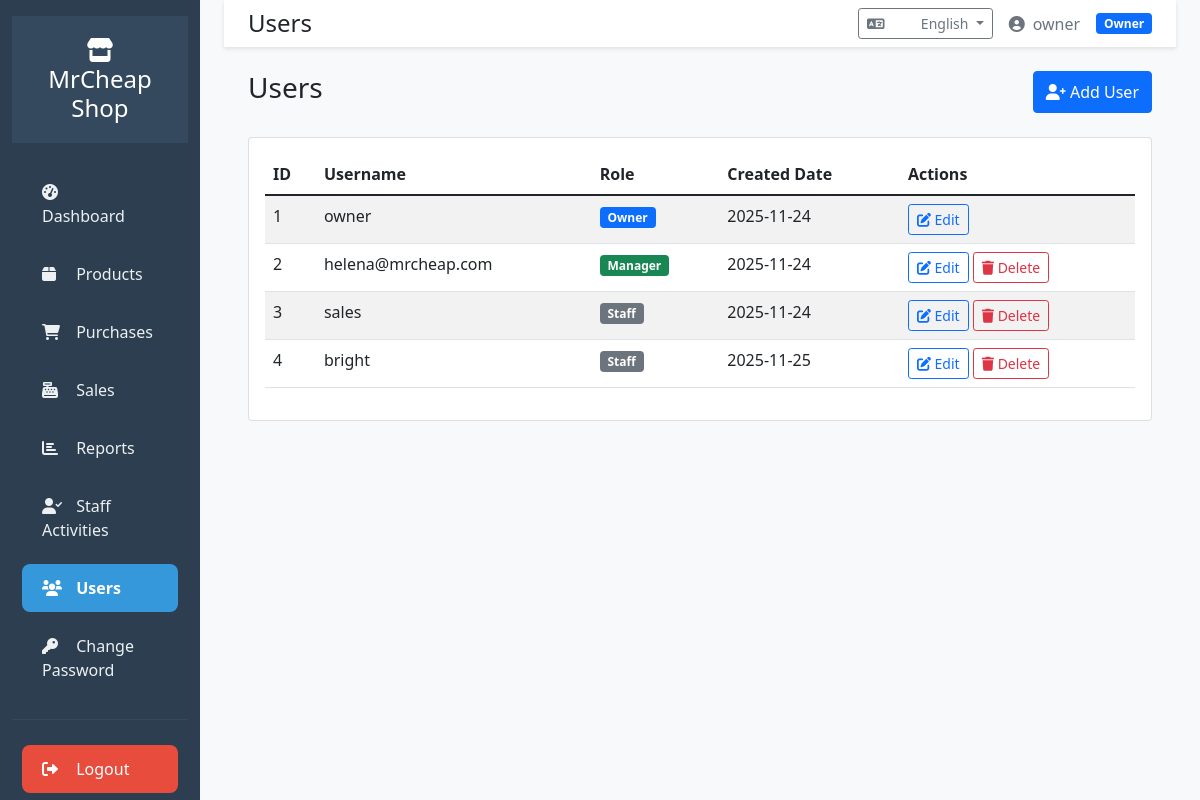
Page /users (signed in) on the earlier database version.
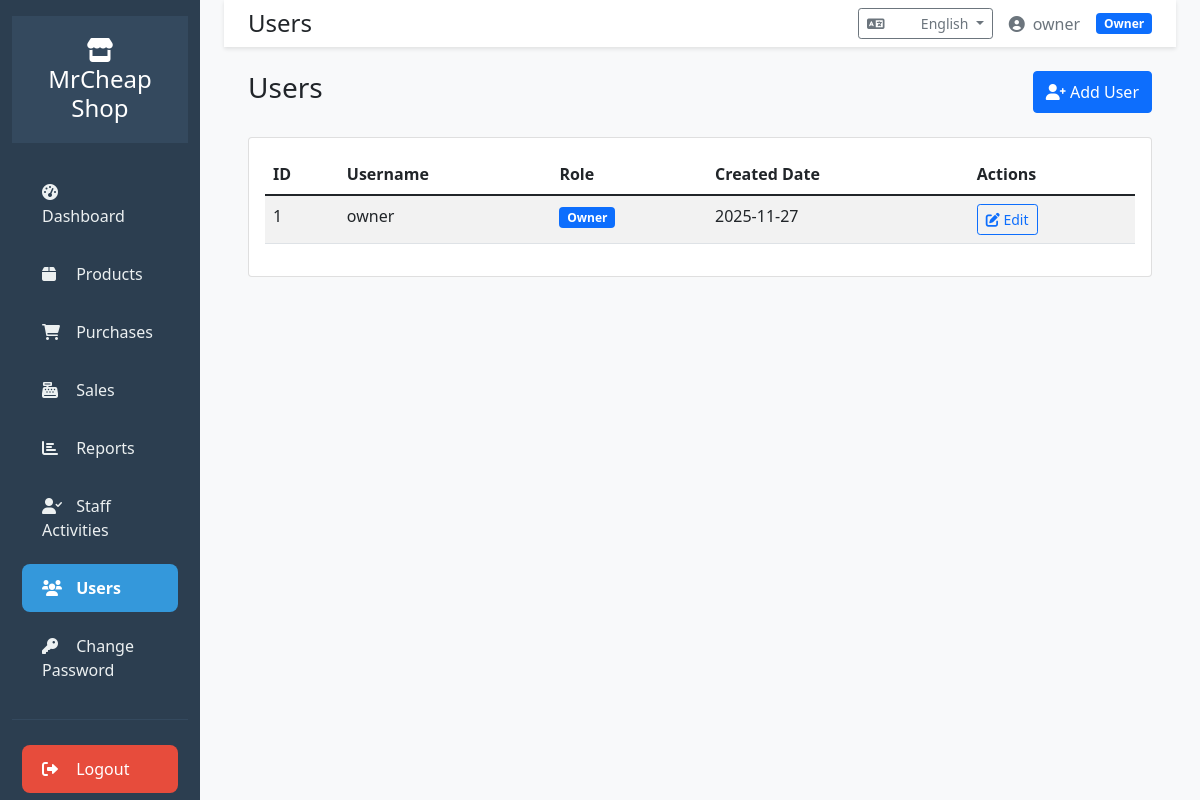
Same page on the later database version.
### app.py (models this page shows)
class User(UserMixin, db.Model):
    id = db.Column(db.Integer, primary_key=True)
    username = db.Column(db.String(80), unique=True, nullable=False)
    password_hash = db.Column(db.String(120), nullable=False)
    role = db.Column(db.String(20), nullable=False)  # owner, manager, staff
    created_at = db.Column(db.DateTime, default=datetime.utcnow)

### app.py (the view)
@app.route('/users')
@login_required
@owner_required
def users():
    all_users = User.query.all()
    return render_template('users.html', users=all_users)

### app.py (called while the page is built)
@login_manager.user_loader
def load_user(user_id):
    return User.query.get(int(user_id))

@app.before_request
def before_request():
    if 'language' not in session:
        session['language'] = 'en'
    g.language = session['language']
    g.languages = LANGUAGES

def get_text(key):
    return LANGUAGES.get(g.language, {}).get(key, key)

def owner_required(f):
    @wraps(f)
    def decorated_function(*args, **kwargs):
        if current_user.role != 'owner':
            flash(get_text('access_denied') + ' ' + get_text('owner_required'))
            return redirect(url_for('dashboard'))
        return f(*args, **kwargs)
    return decorated_function

@app.context_processor
def utility_processor():
    return dict(format_currency=format_currency, get_text=get_text, current_language=g.language)

### templates/users.html (shortened to what this page needs)
{% extends "base.html" %}
{% block page_title %}{{ get_text('users') }}{% endblock %}
{% block content %}
<div class="d-flex justify-content-between mb-4">
    <h3>{{ get_text('users') }}</h3>
    <button class="btn btn-primary" data-bs-toggle="modal" data-bs-target="#addUserModal">
        <i class="fas fa-user-plus"></i> {{ get_text('add_user') }}
    </button>
</div>
<div class="card">
    <div class="card-body">
        <div class="table-responsive">
            <table class="table table-striped">
                <thead>
                    <tr>
                        <th>ID</th>
                        <th>{{ get_text('username') }}</th>
                        <th>{{ get_text('role') }}</th>
                        <th>{{ get_text('created_date') }}</th>
                        <th>{{ get_text('actions') }}</th>
                    </tr>
                </thead>
                <tbody>
                    {% for user in users %}
                    <tr>
                        <td>{{ user.id }}</td>
                        <td>{{ user.username }}</td>
                        <td>
                            <span class="badge
                                {% if user.role == 'owner' %}bg-primary
                                {% elif user.role == 'manager' %}bg-success
                                {% else %}bg-secondary{% endif %}">
                                {{ user.role|title }}
                            </span>
                        </td>
                        <td>{{ user.created_at.strftime('%Y-%m-%d') }}</td>
                        <td>
                            <button class="btn btn-sm btn-outline-primary" data-bs-toggle="modal" data-bs-target="#editUserModal{{ user.id }}">
                                <i class="fas fa-edit"></i> {% if current_language == 'en' %}Edit{% else %}Hariri{% endif %}
                            </button>
                            {% if user.id != current_user.id %}
                            <a href="{{ url_for('delete_user', id=user.id) }}" class="btn btn-sm btn-outline-danger" onclick="return confirm('{% if current_language == 'en' %}Are you sure you want to delete this user?{% else %}Una uhakika unataka kufuta mtumiaji huyu?{% endif %}')">
                                <i class="fas fa-trash"></i> {% if current_language == 'en' %}Delete{% else %}Futa{% endif %}
                            </a>
                            {% endif %}
                        </td>
                    </tr>
                    {% endfor %}
                </tbody>
            </table>
        </div>
    </div>
</div>
{% endblock %}

### templates/base.html (shortened to what the changed rows need)
<!DOCTYPE html>
<html lang="en">
<head>
    <link href="https://cdn.jsdelivr.net/npm/bootstrap@5.1.3/dist/css/bootstrap.min.css" rel="stylesheet">
    <link href="https://cdnjs.cloudflare.com/ajax/libs/font-awesome/6.0.0/css/all.min.css" rel="stylesheet">
</head>
<body>
    {% if current_user.is_authenticated %}
    <div class="container-fluid">
        <div class="row">
            <nav class="col-md-3 col-lg-2 d-md-block sidebar">
                <div class="position-sticky pt-3">
                    <h4><i class="fas fa-store"></i> MrCheap Shop</h4>
                    <ul class="nav flex-column">
                        <li class="nav-item">
                            <a class="nav-link {% if request.endpoint == 'dashboard' %}active{% endif %}" href="{{ url_for('dashboard') }}">
                                <i class="fas fa-tachometer-alt"></i> {{ get_text('dashboard') }}
                            </a>
                        </li>
                        <li class="nav-item">
                            <a class="nav-link {% if request.endpoint == 'products' %}active{% endif %}" href="{{ url_for('products') }}">
                                <i class="fas fa-box"></i> {{ get_text('products') }}
                            </a>
                        </li>
                        {% if current_user.role in ['owner', 'manager'] %}
                        <li class="nav-item">
                            <a class="nav-link {% if request.endpoint == 'buying' %}active{% endif %}" href="{{ url_for('buying') }}">
                                <i class="fas fa-shopping-cart"></i> {{ get_text('purchases') }}
                            </a>
                        </li>
                        {% endif %}
                        <li class="nav-item">
                            <a class="nav-link {% if request.endpoint == 'sales' %}active{% endif %}" href="{{ url_for('sales') }}">
                                <i class="fas fa-cash-register"></i> {{ get_text('sales') }}
                            </a>
                        </li>
                        {% if current_user.role in ['owner', 'manager'] %}
                        <li class="nav-item">
                            <a class="nav-link {% if request.endpoint == 'reports' %}active{% endif %}" href="{{ url_for('reports') }}">
                                <i class="fas fa-chart-bar"></i> {{ get_text('reports') }}
                            </a>
                        </li>
                        {% else %}
                        <li class="nav-item">
                            <a class="nav-link {% if request.endpoint == 'staff_reports' %}active{% endif %}" href="{{ url_for('staff_reports') }}">
                                <i class="fas fa-chart-bar"></i> {{ get_text('my_reports') }}
                            </a>
                        </li>
                        {% endif %}
                        {% if current_user.role == 'owner' %}
                        <li class="nav-item">
                            <a class="nav-link {% if request.endpoint == 'staff_activities' %}active{% endif %}" href="{{ url_for('staff_activities') }}">
                                <i class="fas fa-user-check"></i> {{ get_text('staff_activities') }}
                            </a>
                        </li>
                        {% endif %}
                        {% if current_user.role == 'owner' %}
                        <li class="nav-item">
                            <a class="nav-link {% if request.endpoint == 'users' %}active{% endif %}" href="{{ url_for('users') }}">
                                <i class="fas fa-users"></i> {{ get_text('users') }}
                            </a>
                        </li>
                        {% endif %}
                        <li class="nav-item">
                            <a class="nav-link {% if request.endpoint == 'change_password' %}active{% endif %}" href="{{ url_for('change_password') }}">
                                <i class="fas fa-key"></i> {{ get_text('change_password') }}
                            </a>
                        </li>
                        <li class="nav-item logout-btn">
                            <a class="nav-link" href="{{ url_for('logout') }}">
                                <i class="fas fa-sign-out-alt"></i> {{ get_text('logout') }}
                            </a>
                        </li>
                    </ul>
                </div>
            </nav>
            <main class="col-md-9 ms-sm-auto col-lg-10 px-md-4 main-content">
                <nav class="navbar navbar-expand-lg navbar-custom">
                    <div class="container-fluid">
                        <h1 class="h4 mb-0">{% block page_title %}{{ get_text('dashboard') }}{% endblock %}</h1>
                        <div class="d-flex align-items-center">
                            <div class="dropdown me-3">
                                <button class="btn btn-outline-secondary btn-sm dropdown-toggle" type="button" data-bs-toggle="dropdown">
                                    <i class="fas fa-language me-1"></i>
                                    {% if current_language == 'en' %}
                                        <span class="language-flag flag-en"></span> English
                                    {% else %}
                                        <span class="language-flag flag-sw"></span> Kiswahili
                                    {% endif %}
                                </button>
                            </div>
                            <span class="me-3 text-muted"><i class="fas fa-user-circle me-2"></i>{{ current_user.username }}</span>
                            <span class="badge bg-primary">{{ current_user.role|title }}</span>
                        </div>
                    </div>
                </nav>
                <div class="container-fluid py-4">
                    {% block content %}{% endblock %}
                </div>
            </main>
        </div>
    </div>
    {% else %}
        {% block login_content %}{% endblock %}
    {% endif %}
</body>
</html>

Differences in the rows shown:
removed User: username "Sales", id "3", username "sales", role "Staff", created_at "2025-11-24", shows "Delete"
removed User: id "2", username "helena@mrcheap.com", role "Manager", created_at "2025-11-24", shows "Delete"
removed User: id "4", username "bright", role "Staff", created_at "2025-11-25", shows "Delete"
changed User "owner": created_at "2025-11-24" → "2025-11-27"
Other differences:
{{ get_text('sales') }}: (not shown) → "Sales"
